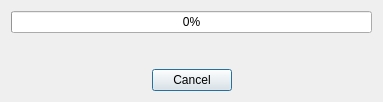
<?xml version="1.0" encoding="UTF-8"?>
<ui version="4.0">
 <class>Dialog</class>
 <widget class="QDialog" name="Dialog">
  <property name="geometry">
   <rect>
    <x>0</x>
    <y>0</y>
    <width>383</width>
    <height>102</height>
   </rect>
  </property>
  <property name="windowTitle">
   <string>sections creating ...</string>
  </property>
  <layout class="QVBoxLayout" name="verticalLayout">
   <item>
    <widget class="QProgressBar" name="progress_bar">
     <property name="value">
      <number>0</number>
     </property>
    </widget>
   </item>
   <item>
    <widget class="QLabel" name="progress_bar_label">
     <property name="text">
      <string/>
     </property>
    </widget>
   </item>
   <item>
    <widget class="QDialogButtonBox" name="progress_bar_button">
     <property name="orientation">
      <enum>Qt::Horizontal</enum>
     </property>
     <property name="standardButtons">
      <set>QDialogButtonBox::Cancel</set>
     </property>
     <property name="centerButtons">
      <bool>true</bool>
     </property>
    </widget>
   </item>
  </layout>
 </widget>
 <resources/>
 <connections>
  <connection>
   <sender>progress_bar_button</sender>
   <signal>accepted()</signal>
   <receiver>Dialog</receiver>
   <slot>accept()</slot>
   <hints>
    <hint type="sourcelabel">
     <x>248</x>
     <y>254</y>
    </hint>
    <hint type="destinationlabel">
     <x>157</x>
     <y>274</y>
    </hint>
   </hints>
  </connection>
  <connection>
   <sender>progress_bar_button</sender>
   <signal>rejected()</signal>
   <receiver>Dialog</receiver>
   <slot>reject()</slot>
   <hints>
    <hint type="sourcelabel">
     <x>316</x>
     <y>260</y>
    </hint>
    <hint type="destinationlabel">
     <x>286</x>
     <y>274</y>
    </hint>
   </hints>
  </connection>
 </connections>
</ui>
